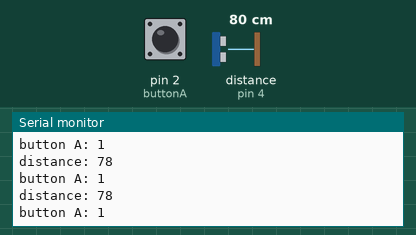
Simulated run of this sketch. Board: Arduino Uno, built with avr-gcc and run on an emulated ATmega328P. On the bench: the last lines printed to the serial monitor. Wiring (inferred from the names in the program): ultrasonic range finder: trigger pin 5; echo pin 4. Inputs (shaded band) come from the test bench; at power-on: distance to the obstacle (sensor on pin 4) 80 cm, pin 2 (buttonA) HIGH. The echo pulse lasts 58.3 µs per cm.

Above: at 2.5 s.
2.6 s: distance to the obstacle (sensor on pin 4) set to 2 cm
At 3.3 s:
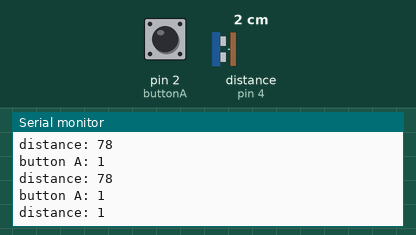
7.0 s: pin 2 (buttonA) pulled LOW for 1.4 s
9.9 s: distance to the obstacle (sensor on pin 4) set to 4 cm
At 10.7 s:
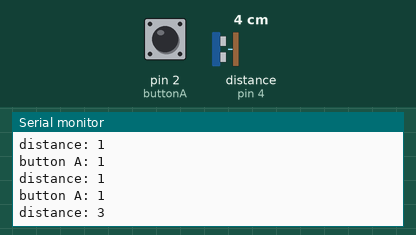
Timing chart, 0 to 12.9 s (numbered marks = the images above; inputs shaded):
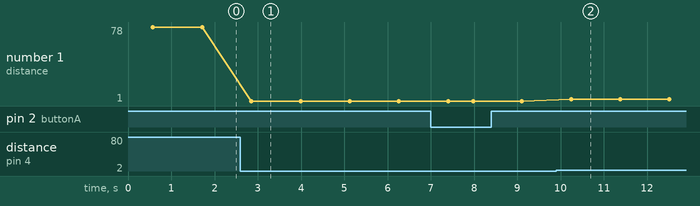

Measured:
- after the input at 2.6 s, the serial monitor: prints a new line after 0.25 s (image 1)
- after the input at 9.9 s, the serial monitor: prints a new line after 0.34 s (image 2)
- plotted number 1: 1 → 3 after the input at 9.9 s

The sketch:

mach_dieu_khien.ino
```cpp
#include <IRremote.hpp>

const int trigPin = 5;
const int echoPin = 4;
long duration;
int distance;

int irPin = 9;
uint16_t address = 0x0;
uint16_t repeat = 0;

// Khai báo nút bấm
int buttonA = 2;
int buttonB = 3;

void setup() {
  Serial.begin(9600);
  IrSender.begin(irPin);
  IrSender.enableIROut(38);

  pinMode(trigPin, OUTPUT);
  pinMode(echoPin, INPUT);

  // Khởi tạo nút bấm
  pinMode(buttonA, INPUT_PULLUP);
  pinMode(buttonB, INPUT_PULLUP);
}

void loop() {
  // Đọc trạng thái nút bấm
  int buttonStateA = digitalRead(buttonA);
  // int buttonStateB = digitalRead(buttonB);

  int buttonStateB = LOW;

  Serial.print("button A: ");
  Serial.println(buttonStateA);
  // Serial.print("button b: ");
  // Serial.println(buttonStateB);


  // Kiểm tra nút bấm A
  if (buttonStateA == HIGH && buttonStateB == LOW) {
    IrSender.sendRC5(address, 0x0, repeat, false);
    delay(500);
  }
  else if (buttonStateA == HIGH && buttonStateB == HIGH) {
    IrSender.sendRC5(address, 0x1, repeat, false);
    delay(500);
  }

  // Đọc khoảng cách từ cảm biến siêu âm
  digitalWrite(trigPin, LOW);
  delayMicroseconds(2);
  digitalWrite(trigPin, HIGH);
  delayMicroseconds(10);
  digitalWrite(trigPin, LOW);

  duration = pulseIn(echoPin, HIGH);

  distance = duration * 0.034 / 2;
  Serial.print("distance: ");
  Serial.println(distance);


  if (distance <= 15) {
    IrSender.sendRC5(address, 0x2, repeat, false);
  } else {
    IrSender.sendRC5(address, 0x3, repeat, false);
  }
  delay(500);
}
```
